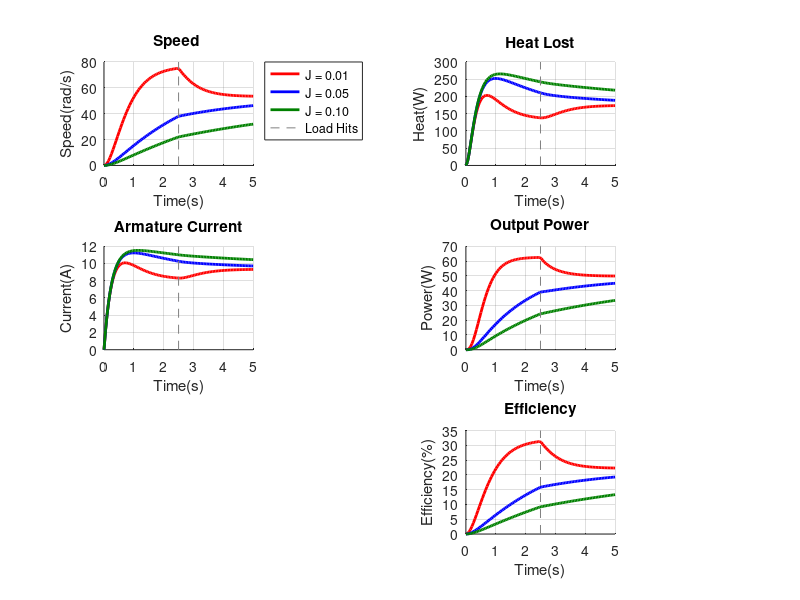

Recreate this plot in MATLAB.
%% DC Motor PID Control Simulation
% Analyzes the effect of varying Moment of Inertia (J) on system stability,
% power consumption, and efficiency under a step load change.


global V Kb Kt R L B J;

% ---Physical Parameters---

V = 24; %Input Voltage
R = 2.0; %resistance
L = 0.5; %inductance
Kb = 0.1; %back EMF constant
Kt = 0.1;  %Torque constant
B = 0.01; %friction coefficient

function xdot = motor_system(x, t)
  global V Kb Kt R L B J;

  %Load Torque variation

  if t < 2.5
    TL = 0.05;
  else
    TL = 0.4;
  end

  % Main Electrical and Mechanical Equations

  di_dt = (V - x(1).*R - Kb.*x(2))/L;

  dw_dt = (Kt.*x(1) - B.*x(2) - TL)/J;

  xdot = [di_dt; dw_dt];

endfunction

% Defining different cases of inertia

J_list = [0.01, 0.05, 0.1];
color = {'r', 'b', [0, 0.5, 0]};

for i = 1:3
  J = J_list(i);

  t = linspace(0, 5, 100);
  y = lsode("motor_system", [0;0] , t)


    current_data = y(:,1);
    speed_data = y(:,2);

    % Power Loss
    heat_loss = (current_data.^2) * R;

    % Useful Mechanical Power
    useful_power = (Kt * current_data) .* speed_data;

    total_input_power = V .* current_data;

    efficiency = (useful_power ./ max(0.1, total_input_power)) .* 100;


  subplot(3, 2, 3); hold on;
  plot(t, y(:,1), 'Color', color{i}, 'LineWidth', 2);

  subplot(3, 2, 1); hold on;
  plot(t, y(:,2), 'Color', color{i}, 'LineWidth', 2);

  subplot(3, 2, 2); hold on;
  plot(t, heat_loss, 'Color', color{i}, 'LineWidth', 2);

  subplot(3, 2, 4); hold on;
  plot(t, useful_power, 'Color', color{i}, 'LineWidth', 2);

  subplot(3, 2, 6); hold on;
  plot(t, efficiency, 'Color', color{i}, 'LineWidth', 2);


end

subplot(3,2,3); title("Armature Current"); grid on; xlabel("Time(s)"); ylabel("Current(A)");

subplot(3,2,1); title("Speed "); grid on; xlabel("Time(s)"); ylabel("Speed(rad/s)");

subplot(3,2,2); title("Heat Lost"); grid on; xlabel("Time(s)"); ylabel("Heat(W)");

subplot(3,2,4); title("Output Power"); grid on; xlabel("Time(s)"); ylabel("Power(W)");

subplot(3,2,6); title("Efficiency"); grid on; xlabel("Time(s)"); ylabel("Efficiency(%)");

subplot(3,2,1); line([2.5 2.5], ylim, 'Color', [0.5,0.5,0.5] , 'LineWidth', 0.5, 'LineStyle', '--'); legend('J = 0.01', 'J = 0.05', 'J = 0.10', 'Load Hits', 'location', 'northeastoutside');
subplot(3,2,2); line([2.5 2.5], ylim, 'Color', [0.5,0.5,0.5], 'LineWidth', 0.5, 'LineStyle', '--');
subplot(3,2,3); line([2.5 2.5], ylim, 'Color', [0.5,0.5,0.5], 'LineWidth', 0.5, 'LineStyle', '--');
subplot(3,2,4); line([2.5 2.5], ylim, 'Color', [0.5,0.5,0.5], 'LineWidth', 0.5, 'LineStyle', '--');
subplot(3,2,6); line([2.5 2.5], ylim, 'Color', [0.5,0.5,0.5], 'LineWidth', 0.5, 'LineStyle', '--');
